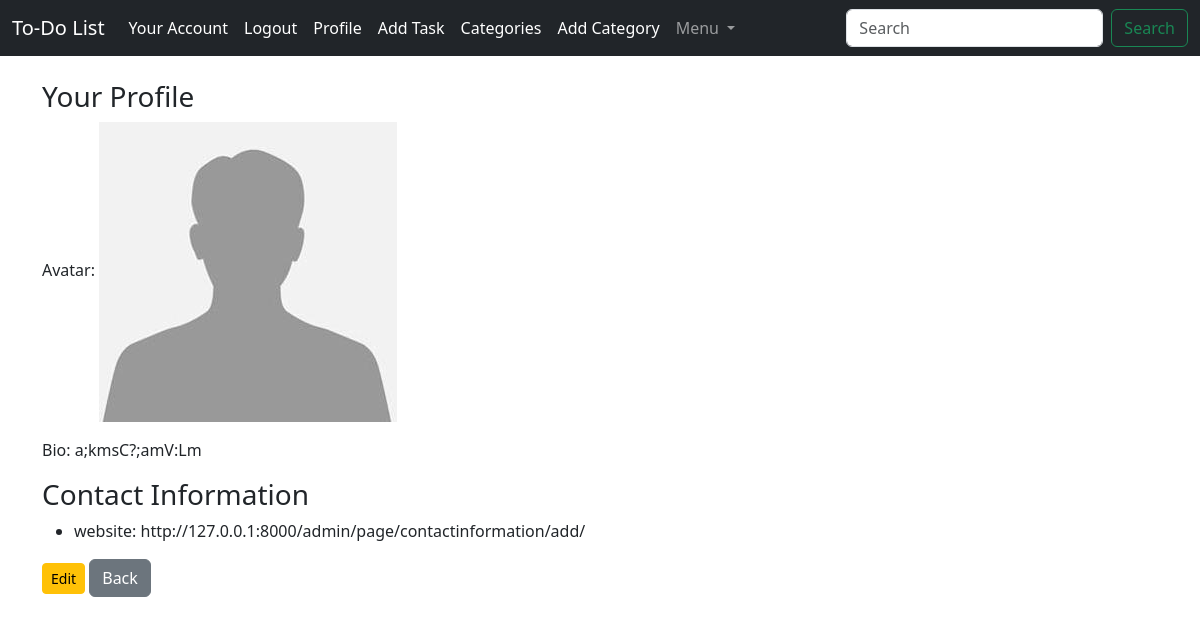
The page /profile/ (signed in) on the database as committed earlier.
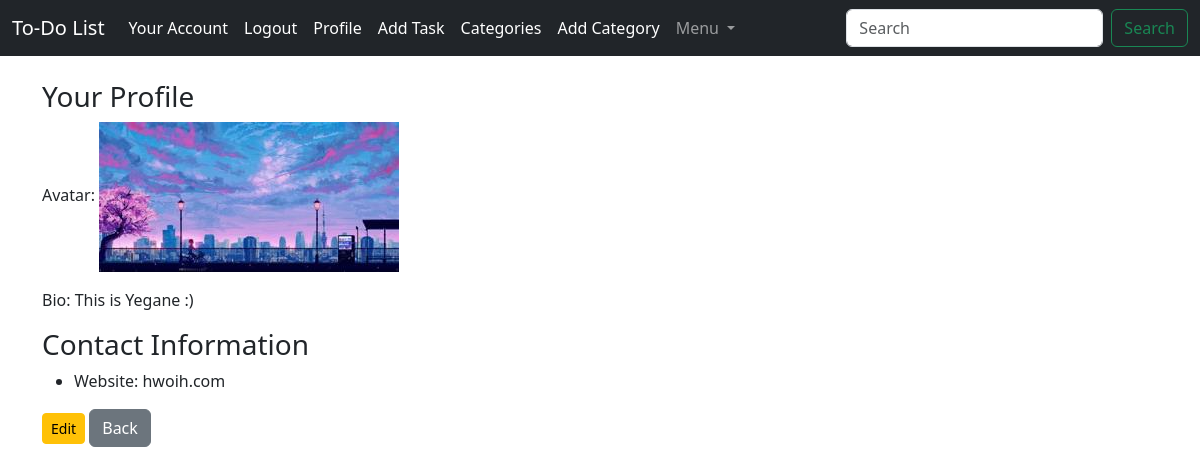
The same page on the database as committed later.
### page/models.py (models this page shows, shortened)
class Profile(models.Model):
    user = models.OneToOneField(User, on_delete=models.CASCADE, null=True, default=None)
    avatar = models.ImageField(
        default="avatar.jpg",  # default avatar
        upload_to="profile_avatars",  # dir to store the image
    )
    bio = models.TextField(default=None, null=True, blank=True)

class ContactInformation(models.Model):
    user_profile = models.OneToOneField(Profile, on_delete=models.CASCADE)
    contact_type = models.CharField(
        max_length=50, default=None, null=True, blank=True
    )  # E.g., GitHub, Website, Email, etc.
    contact_value = models.CharField(
        max_length=255, default=None, null=True, blank=True
    )

### page/views.py (the view)
# urls.py: path("profile/", ProfileView.as_view(), name="profile"),
class ProfileView(LoginRequiredMixin, DetailView):
    model = Profile
    template_name = "show_profile.html"
    def get_object(self):
        return self.request.user.profile
    def get_context_data(self, **kwargs: Any):
        context = super().get_context_data(**kwargs)
        contact_information = ContactInformation.objects.filter(
            user_profile=self.object
        )
        context["user_information"] = contact_information
        return context

### page/templates/show_profile.html (shortened to what this page needs)
{% extends 'base.html' %}
{% block content %}
    <h3>Your Profile</h3>
        <p>Avatar: <img src="{{ object.avatar.url }}" alt="Avatar"></p>
        <p>Bio: {{ object.bio }}</p>
    <h3>Contact Information</h3>
<ul>
    {% for contact in user_information %}
        <li>{{ contact.contact_type }}: {{ contact.contact_value }}</li>
    {% empty %}
        <li>No contact information available.</li>
    {% endfor %}
</ul>
{% if user.is_authenticated and object.user == user %}
    <a href="{% url 'edit_profile'  %}" class="btn btn-sm btn-warning">Edit</a>
{% endif %}
<a href="{% url 'home' %}" class="btn btn-secondary">Back</a>
{% endblock content %}

### page/templates/base.html (shortened to what this page needs)
<!doctype html>
<html lang="en">
  <head>
    <link href="https://cdn.jsdelivr.net/npm/bootstrap@5.3.0/dist/css/bootstrap.min.css" rel="stylesheet">
  </head>
  <body>
    <nav class="navbar navbar-expand-lg navbar-dark bg-dark">
  <div class="container-fluid">
    <a class="navbar-brand" href="{% url 'home' %}">To-Do List</a>
    <div class="collapse navbar-collapse" id="navbarSupportedContent">
      <ul class="navbar-nav me-auto mb-2 mb-lg-0">
        {% if user.is_authenticated %}
          <li class="nav-item">
            <a class="nav-link active" aria-current="page" href="{% url 'list_users_task' %}">Your Account</a>
          </li>
          <li class="nav-item">
              <a class="nav-link active" aria-current="page" href="{% url 'logout' %}">Logout</a>
          </li>
          <li class="nav-item">
              <a class="nav-link active" aria-current="page" href="{% url 'profile' %}">Profile</a>
          </li>
          <li class="nav-item">
              <a class="nav-link active" aria-current="page" href="{% url 'add_task' %}">Add Task</a>
          </li>
          <li class="nav-item">
            <a class="nav-link active" aria-current="page" href="{% url 'all_categories' %}">Categories</a>
          </li>
          <li class="nav-item">
            <a class="nav-link active" aria-current="page" href="{% url 'add_category' %}">Add Category</a>
          </li>
        {% endif %}
        <li class="nav-item dropdown">
          <a class="nav-link dropdown-toggle" href="#" role="button" data-bs-toggle="dropdown" aria-expanded="false">
            Menu
          </a>
        </li>
      </ul>
      <form class="d-flex" role="search">
        <input class="form-control me-2" type="search" placeholder="Search" aria-label="Search">
        <button class="btn btn-outline-success" type="submit">Search</button>
      </form>
    </div>
  </div>
</nav>
<br/>
    <div class="container">
        {% block content %}
        {% endblock %}
    </div>
  </body>
</html>

Rows that differ between the two databases and show on the page:
changed Profile: avatar: picture added in place of a placeholder; bio "a;kmsC?;amV:Lm" → "This is Yegane :)"
changed ContactInformation: contact_type "website" → "Website"; contact_value "http://127.0.0.1:8000/admin/page/contactinformation/add/" → "hwoih.com"
